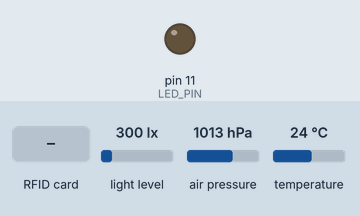
Recording of a sketch running on a simulated Arduino Uno, built with avr-gcc and run on an emulated ATmega328P. Parts: output pins drawn as LEDs (lit = HIGH). The test bench sets the inputs (shaded band); at power-on: light level 300 lx, air pressure 1013 hPa, temperature 24 °C. The local clock reads 2024-03-15 10:24:30 at power-on unless the sketch sets it; what the sketch prints to the serial monitor is not drawn.

Above: at 0.8 s.
0.9 s: RFID card EB 5B D4 EC held to the reader
2.4 s: light level set to 40 lx
At 6.2 s:
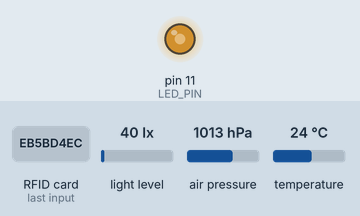
6.5 s: RFID card E2 F6 92 5D held to the reader
At 10.3 s:
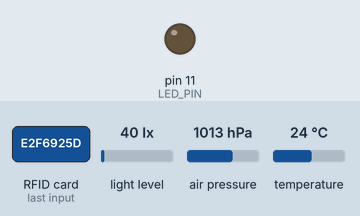
11.5 s: RFID card 5E 7A 19 C4 held to the reader
At 15.4 s:
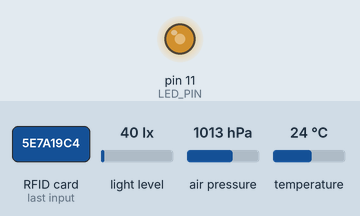
16.5 s: light level set to 500 lx
At 20.5 s:
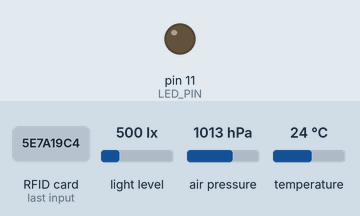
21.5 s: light level set to 109 lx
26.2 s: light level set to 91 lx
At 30.7 s:
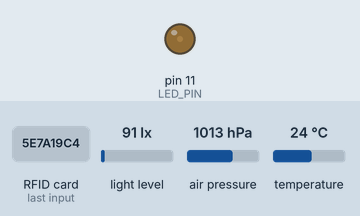
Timing chart, 0 to 32.2 s (numbered marks = the images above; inputs shaded):
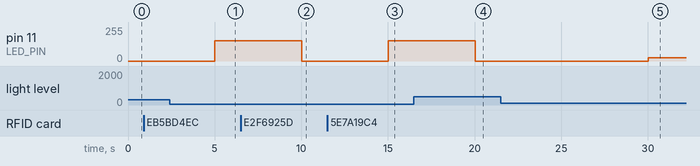

Measured:
- after the input at 0.9 s, every drawn part: stays the same
- after the input at 2.4 s, pin 11 (LED_PIN): 0/255 → 153/255 after 2.6 s
- after the input at 6.5 s, pin 11 (LED_PIN): 153/255 → 0/255 after 3.5 s
- after the input at 11.5 s, pin 11 (LED_PIN): 0/255 → 153/255 after 3.5 s
- after the input at 16.5 s, pin 11 (LED_PIN): 153/255 → 0/255 after 3.5 s
- after the input at 21.5 s, every drawn part: stays the same
- after the input at 26.2 s, pin 11 (LED_PIN): 0/255 → 26/255 after 3.8 s

The sketch:

sketch_rtos_2task.ino
```cpp
#include <Wire.h>
#include <Adafruit_PN532.h>
#include <RTClib.h>
#include <Arduino_FreeRTOS.h>
#include <BH1750.h>
#include <Adafruit_Sensor.h>
#include <Adafruit_BMP280.h>
#include <semphr.h>

// Dichiarazione dei pin per la comunicazione I2C con il modulo NFC PN532
#define IRQ_PIN 2
#define RESET_PIN 3
#define LED_PIN 11
#define CMD_SYNC_RTC "SYNC_RTC"
#define LIGHT_THRESHOLD 100
#define MAX_BRIGHTNESS 255 // Luminosità massima (valore PWM)
#define MIN_BRIGHTNESS 0 // Luminosità minima (valore PWM)

// Dichiarazione degli oggetti PN532 e RTC
Adafruit_PN532 nfc(IRQ_PIN, RESET_PIN);
RTC_DS1307 rtc;
BH1750 lightSensor;
Adafruit_BMP280 bmp;

// Dichiarazione dei task
TaskHandle_t nfcTaskHandle;
TaskHandle_t sensorTaskHandle;

// Semaforo per la comunicazione seriale
SemaphoreHandle_t serialMutex;

char tag0[8]="EB5BD4EC";
char tag1[8]="E2F6925D";
int presenze[2]={0,0};

// Conteggio delle persone attualmente nella stanza
int peopleCount = 0;
int ledState=0;

void setup() {
  Serial.begin(115200);
  Wire.begin();

  serialMutex = xSemaphoreCreateMutex();

  // Impostazione pin led
  pinMode(LED_PIN, OUTPUT);

  // Inizializzazione del modulo NFC PN532
  if (nfc.begin()) {
    Serial.println(F("Modulo NFC Adafruit PN532 Inizializzato correttamente."));
    uint32_t versiondata = nfc.getFirmwareVersion();
    if (!versiondata) {
      Serial.println("Errore di inizializzazione del lettore NFC");
      while (1);
    }
    nfc.SAMConfig();
  }

  // Inizializzazione del modulo RTC DS1307
  if (!rtc.begin()) {
    Serial.println(F("Impossibile inizializzare il modulo RTC. Verifica il collegamento!"));
    while (1);
  }
  else {
    Serial.println(F("Modulo RTC Inizializzato correttamente."));
  }

  if (!lightSensor.begin()) {
    Serial.println(F("Impossibile inizializzare il sensore di luminosità BH1750. Verifica il collegamento!"));
    while (1);
  }
  else {
    Serial.println(F("Light Sensor BH1750 Inizializzato correttamente."));
  }

  if (!bmp.begin()) {
    Serial.println(F("Impossibile trovare il sensore BMP280. Verifica il collegamento!"));
    while (1);
  }
  else {
    Serial.println(F("Temperature/Pressure Module BMP280 Inizializzato correttamente."));
  }

  // Creazione del task NFC
  xTaskCreate(nfcTask, "NFCTask", 312, NULL, 1, &nfcTaskHandle);
  xTaskCreate(sensorTask, "SensorTask", 200, NULL, 2, &sensorTaskHandle);

  vTaskStartScheduler(); // Avvia lo scheduler del sistema operativo
}

void loop() {
  // Il loop principale non fa nulla
}


void nfcTask(void *pvParameters) {
  (void) pvParameters;
  while (1) {
    // Leggi il tag NFC se presente
    uint8_t success;
    uint8_t uid[] = { 0, 0, 0, 0, 0, 0, 0 };
    uint8_t uidLength;
    char readTag[8]="";
    int action=0;
    success = nfc.readPassiveTargetID(PN532_MIFARE_ISO14443A, uid, &uidLength);

    if (success) {
      for(int i=0;i<uidLength;i++){
        sprintf(readTag + 2 * i, "%02X", uid[i]); // 2 caratteri esadecimali per ciascun byte
      }
      //if (xSemaphoreTake(serialMutex, portMAX_DELAY) == pdTRUE){
        if(!strcmp(readTag,tag0)){

            if(presenze[0]==0){
              presenze[0]++;
              peopleCount++;
              action=1;
            }
            else{
              presenze[0]--;
              peopleCount--;
              action=0;
            }
        }
        else{
          if(presenze[1]==0){
              presenze[1]++;
              peopleCount++;
              action=1;
            }
            else{
              presenze[1]--;
              peopleCount--;
              action=0;
            }
        }
        //xSemaphoreGive(serialMutex); // Rilascia il semaforo dopo l'invio

      //}
      DateTime now = rtc.now();

      Serial.print(readTag);
      Serial.print(";");
      Serial.print(now.unixtime());
      Serial.print(";");
      Serial.println(action);

      // Aggiungi un ritardo per evitare la lettura continua del tag

      vTaskDelay(pdMS_TO_TICKS(2000));
    }

    // Sincronizzazione RTC
    if (Serial.available() > 0) {
      String command = Serial.readStringUntil('\n');
      command.trim();

      if (command.equals(CMD_SYNC_RTC)) {
        rtc.adjust(DateTime(F(__DATE__), F(__TIME__)));
        Serial.println(F("RTC sincronizzato con il timestamp di compilazione."));
      }
    }


  }
}

void sensorTask(void *pvParameters) {
  (void) pvParameters;
  TickType_t lastWakeTime = xTaskGetTickCount();
  const TickType_t samplingInterval = pdMS_TO_TICKS(1000); // Intervallo di campionamento di 1 secondo


  for (;;) {
    // Lettura dei valori dai sensori
    float temperature = bmp.readTemperature();
    float pressure = bmp.readPressure() / 100.0; // Conversione da Pascal a hPa
    float luminosity = lightSensor.readLightLevel();
    if(luminosity>LIGHT_THRESHOLD||peopleCount==0){
      digitalWrite(LED_PIN,LOW);
      ledState=0;
    }
    else{
      int brightness = map(luminosity, 0, LIGHT_THRESHOLD, MAX_BRIGHTNESS, MIN_BRIGHTNESS);
      analogWrite(LED_PIN, brightness);
      ledState=1;
    }
    // Aggiornamento del timestamp
    DateTime now = rtc.now();

    //if (xSemaphoreTake(serialMutex, portMAX_DELAY) == pdTRUE) {
      // Proteggi l'accesso alla porta seriale con il semaforo
      Serial.print(temperature);
      Serial.print(";");
      Serial.print(pressure);
      Serial.print(";");
      Serial.print(luminosity);
      Serial.print(";");
      Serial.print(ledState);
      Serial.print(";");
      Serial.print(peopleCount);
      Serial.print(";");
      Serial.print(now.unixtime());
      Serial.print("\n");


      //xSemaphoreGive(serialMutex); // Rilascia il semaforo dopo l'invio
    //}


    vTaskDelay(pdMS_TO_TICKS(5000));
  }
}
```
